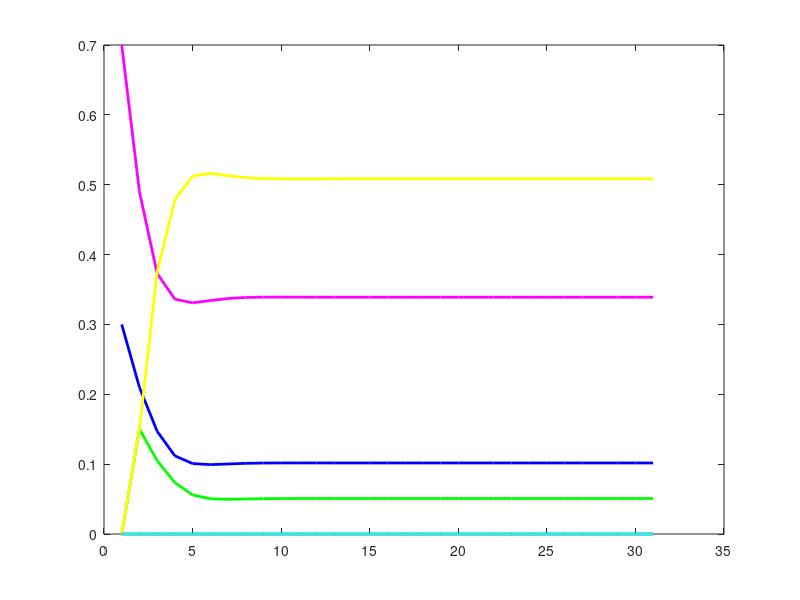

This figure's MATLAB source:
A=[ .7 .3 0 0 0 0; 0 0 .5 .5 0 0; 0 0 0 1 0 0; .2 0 0 .8 0 0; 0 0 0 0 .25 .75; 0 0 0 0 1 0];
B=[ 1 0 0 0 0 0];
Seceptible =[ 0 0 0 0 0 0 0 0 0 0 0 0 0 0 0 0 0 0 0 0 0 0 0 0 0 0 0 0 0 0 0];
Exposed=[ 0 0 0 0 0 0 0 0 0 0 0 0 0 0 0 0 0 0 0 0 0 0 0 0 0 0 0 0 0 0 0];
Infected=[ 0 0 0 0 0 0 0 0 0 0 0 0 0 0 0 0 0 0 0 0 0 0 0 0 0 0 0 0 0 0 0];
Rrecovered=[ 0 0 0 0 0 0 0 0 0 0 0 0 0 0 0 0 0 0 0 0 0 0 0 0 0 0 0 0 0 0 0];
Vaccinated=[ 0 0 0 0 0 0 0 0 0 0 0 0 0 0 0 0 0 0 0 0 0 0 0 0 0 0 0 0 0 0 0];
Immune=[ 0 0 0 0 0 0 0 0 0 0 0 0 0 0 0 0 0 0 0 0 0 0 0 0 0 0 0 0 0 0 0];
for i= 1:31
    B= B*A;
    Seceptible(1,i)= B(1,1);
    Exposed(1,i)= B(1,2);
    Infected(1,i)= B(1,3);
    Rrecovered(1,i)= B(1,4);
    Vaccinated(1,i)= B(1,5);
    Immune(1,i)= B(1,6);
    if(i==31)
        disp(B)
    end
end
r= 1:1:31;
s= 1:1:31;
y=.5453;
figure(1)
plot(r,Seceptible(1,s),'m','linewidth',2)
hold on 
plot(r,Exposed(1,s),'b','linewidth',2)
plot(r,Infected(1,s),'g','linewidth',2)
plot(r,Rrecovered(1,s),'y','linewidth',2)
plot(r,Vaccinated(1,s),'r','linewidth',2)
plot(r,Immune(1,s),'c','linewidth',2)


